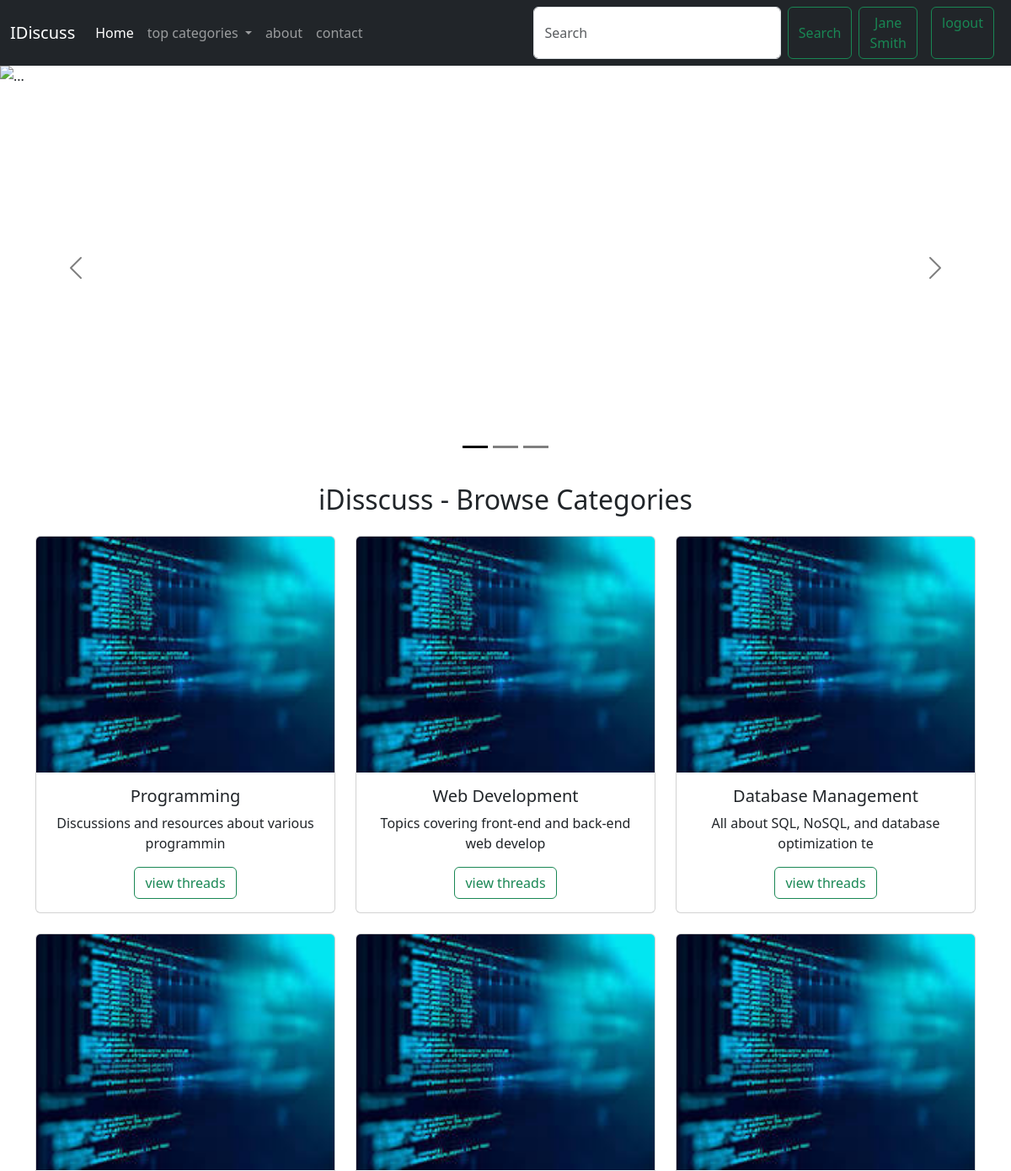
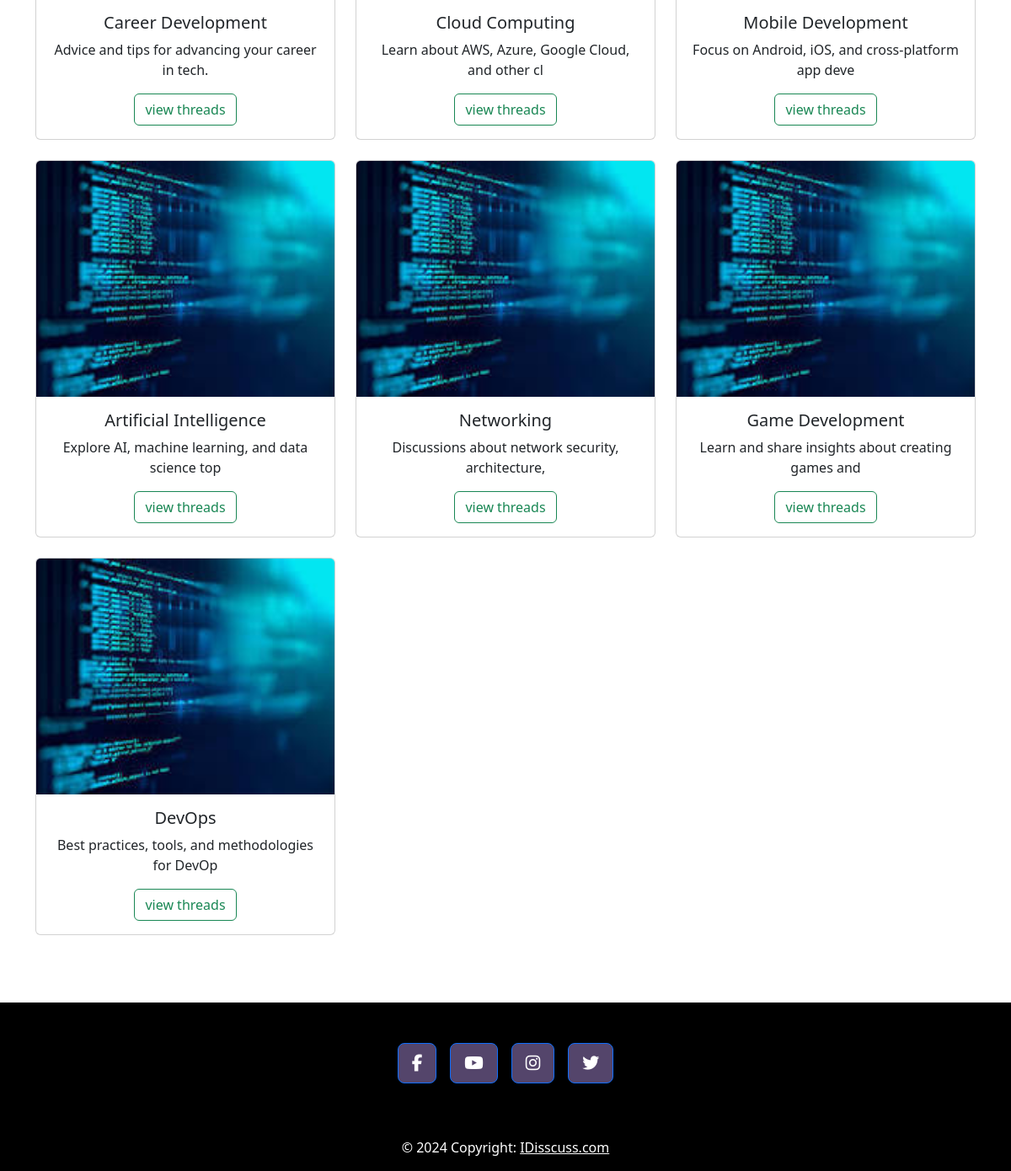
The page / (signed in) on the database its author committed (2 pictures, top to bottom).
### tables this page shows
CREATE TABLE `categories` (
  `cat_id` int(11) NOT NULL,
  `cat_title` varchar(99) NOT NULL,
  `cat_description` text NOT NULL
);

### index.php (the view, shortened to what this page needs)
<?php
include('partials/_header.php');
include('partials/_connection.php');
?>
<div id="carouselExampleDark" class="carousel carousel-dark slide">
    <div class="carousel-indicators">
        <button type="button" data-bs-target="#carouselExampleDark" data-bs-slide-to="0" class="active" aria-current="true" aria-label="Slide 1"></button>
        <button type="button" data-bs-target="#carouselExampleDark" data-bs-slide-to="1" aria-label="Slide 2"></button>
        <button type="button" data-bs-target="#carouselExampleDark" data-bs-slide-to="2" aria-label="Slide 3"></button>
    </div>
    <div class="carousel-inner">
        <div class="carousel-item active" data-bs-interval="10000">
            <img src="https://plus.unsplash.com/premium_photo-1661369089329-d89031837cdf?w=500&auto=format&fit=crop&q=60&ixlib=rb-4.0.3&ixid=M3wxMjA3fDB8MHxzZWFyY2h8NXx8Y29kaW5nfGVufDB8fDB8fHww" class="d-block w-100 " style="height: 60vh; object-fit:cover" alt="...">
            <div class="carousel-caption d-none d-md-block">
            </div>
        </div>
    </div>
    <button class="carousel-control-prev" type="button" data-bs-target="#carouselExampleDark" data-bs-slide="prev">
        <span class="carousel-control-prev-icon" aria-hidden="true"></span>
    </button>
    <button class="carousel-control-next" type="button" data-bs-target="#carouselExampleDark" data-bs-slide="next">
        <span class="carousel-control-next-icon" aria-hidden="true"></span>
    </button>
</div>
<div class="container text-center pt-3 pb-5">
    <h2>iDisscuss - Browse Categories</h2>
    <div class="row row-cols-1 row-cols-md-3 g-4 pt-3">
        <?php
        $result = mysqli_query($con, "SELECT * FROM `categories`");
        while ($row = mysqli_fetch_row($result)) {
            $cat_id = $row['0'];
            $cat_title = $row['1'];
            $cat_desc = $row['2'];
            $short_cat_desc = substr($cat_desc, 0, 50);
        ?>
            <div class="col">
                <div class="card">
                    <img src="images/image1.jpg" style="height: 35vh;" class="card-img-top" alt="Hollywood Sign on The Hill" />
                    <div class="card-body">
                        <h5 class="card-title"><?php echo $cat_title; ?></h5>
                        <p class="card-text">
                            <?php echo $short_cat_desc ?>
                        </p>
                        <a href="threads_list.php?catID=<?php echo $cat_id; ?>" class="btn btn-outline-success">view threads</a>
                    </div>
                </div>
            </div>
        <?php
        }
        ?>
    </div>
</div>
<?php
include('partials/_footer.php');
?>

### rows shown on the page
categories: cat_title "Programming", cat_description "Discussions and resources about various programmin"
categories: cat_title "Web Development", cat_description "Topics covering front-end and back-end web develop"
categories: cat_title "Database Management", cat_description "All about SQL, NoSQL, and database optimization te"
categories: cat_title "Career Development", cat_description "Advice and tips for advancing your career in tech."
categories: cat_title "Cloud Computing", cat_description "Learn about AWS, Azure, Google Cloud, and other cl"
categories: cat_title "Mobile Development", cat_description "Focus on Android, iOS, and cross-platform app deve"
categories: cat_title "Artificial Intelligence", cat_description "Explore AI, machine learning, and data science top"
categories: cat_title "Networking", cat_description "Discussions about network security, architecture,"
categories: cat_title "Game Development", cat_description "Learn and share insights about creating games and"
categories: cat_title "DevOps", cat_description "Best practices, tools, and methodologies for DevOp"

### other values the page prints
$_SESSION['name'] "Jane Smith"
